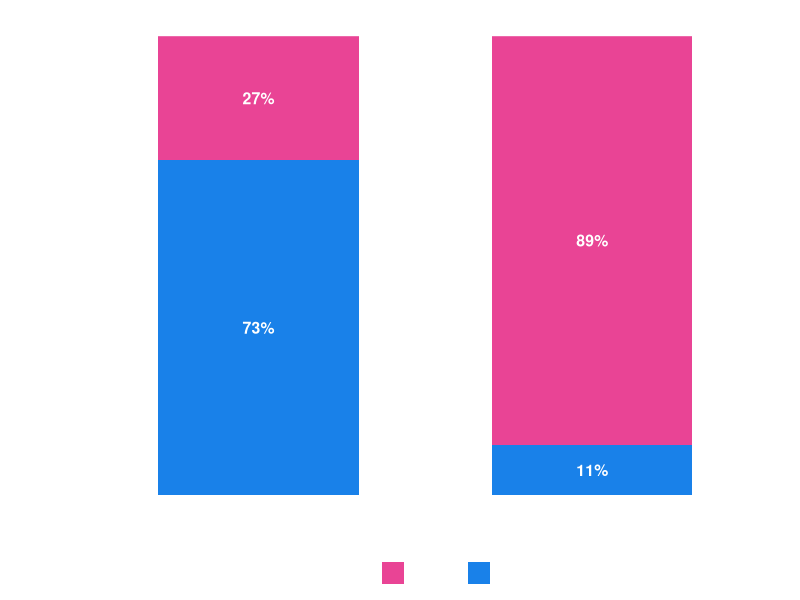
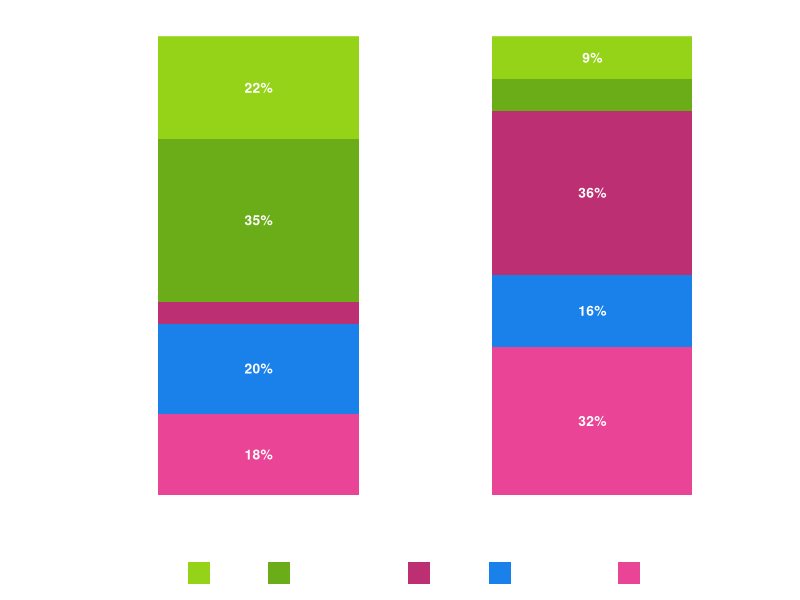
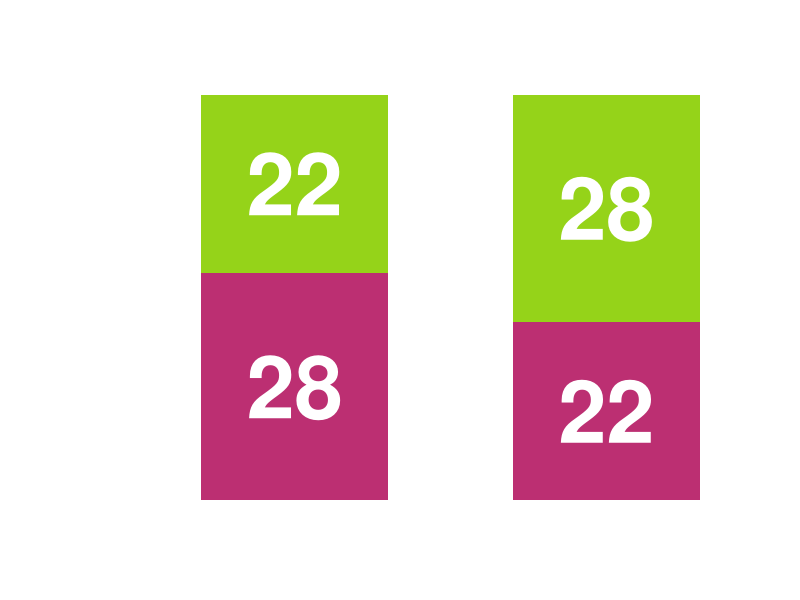
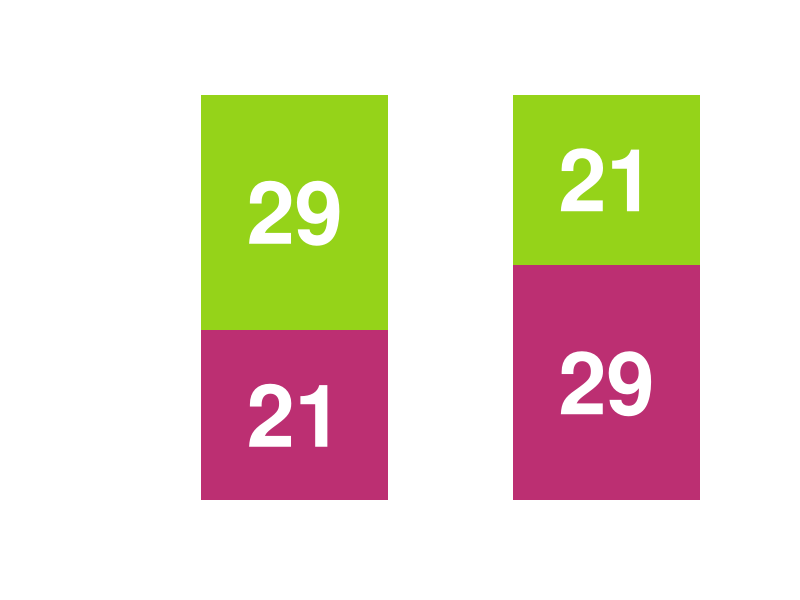
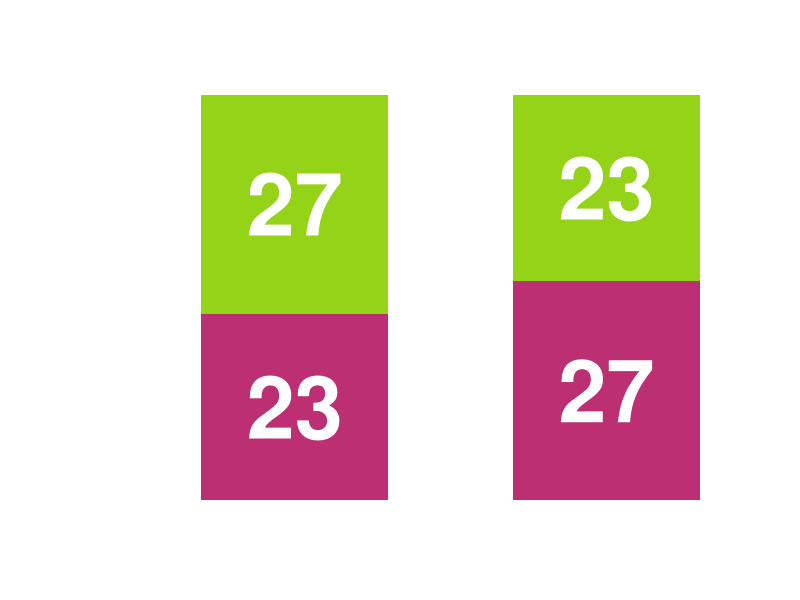
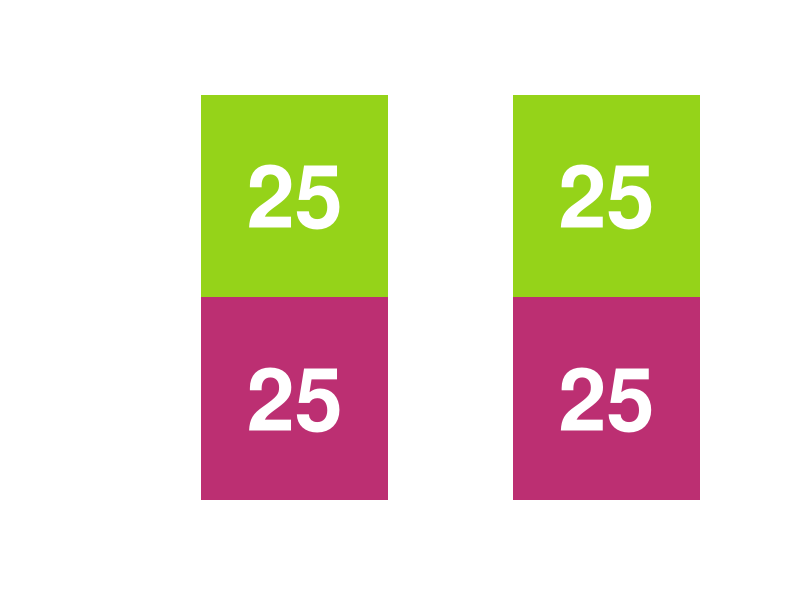
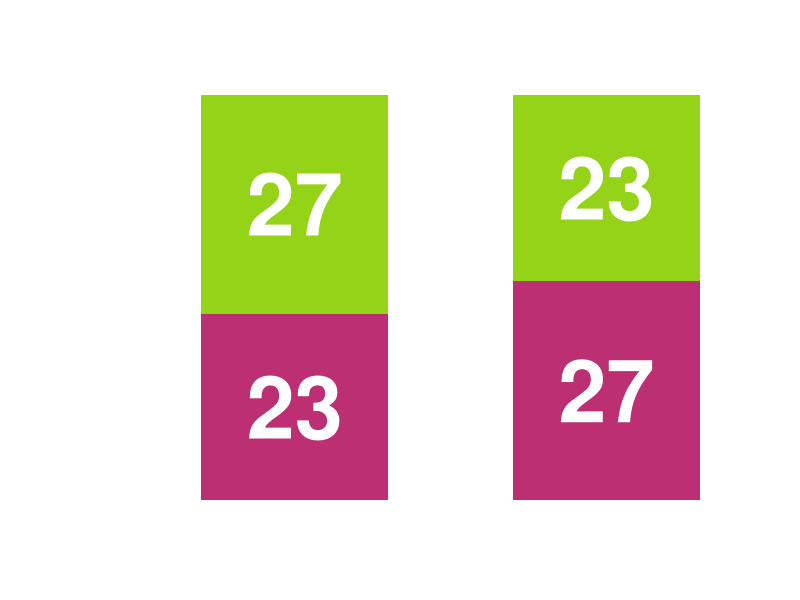
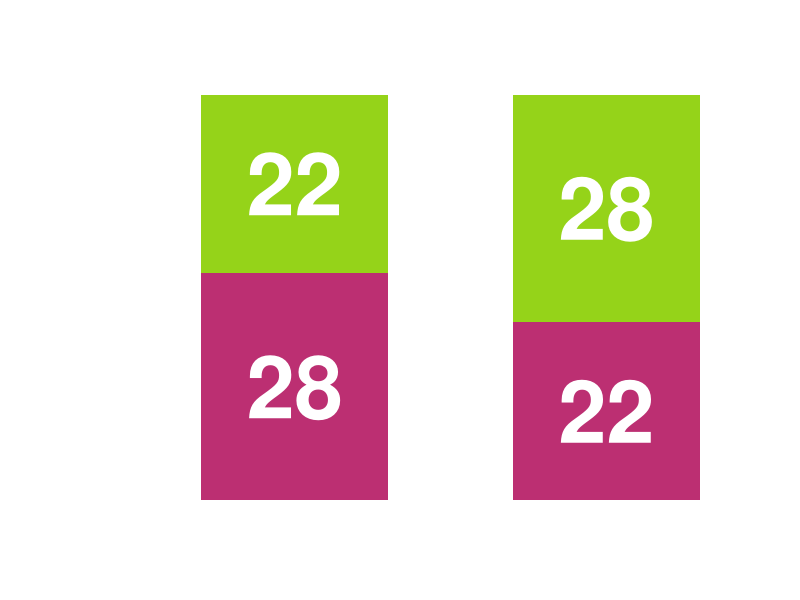

Source code (R) for these figures, in order:
## ---- chunk 1
#| include: false
#| eval: true
library(tidyverse)
set.seed(123)

# Detect output format and set colors for plots
is_pdf <- knitr::is_latex_output()
text_col <- if(is_pdf) "black" else "white"
bg_col <- if(is_pdf) "white" else "transparent"
line_col <- if(is_pdf) "black" else "white"
## ---- chunk 2
#| echo: false
#| eval: true
#| fig-width: 8
#| fig-height: 6

library(tidyverse)

# Create imbalanced groups to show the problem
set.seed(123)
imbalanced_data <- tibble(
  group = c(rep("Group 1", 100), rep("Group 2", 100)),
  # Treatment group has more men, higher income, more education
  gender = c(
    sample(c("Male", "Female"), 100, replace = TRUE, prob = c(0.73, 0.27)),  # Treatment: 70% male
    sample(c("Male", "Female"), 100, replace = TRUE, prob = c(0.1, 0.9))   # Control: 40% male
  )
)

# Create visualization showing the imbalance
gender_summary <- imbalanced_data %>% 
  count(group, gender) %>% 
  group_by(group) %>% 
  mutate(percentage = n / sum(n) * 100,
         label = paste0(round(percentage, 0), "%"))

gender_plot <- gender_summary %>% 
  ggplot(aes(x = group, y = percentage, fill = gender)) +
  geom_col(position = "stack", width = 0.6, alpha = 0.9) +
  geom_text(aes(label = label), 
            position = position_stack(vjust = 0.5), 
            color = "white", 
            size = 4, 
            fontface = "bold") +
  scale_fill_manual(values = c("Female" = "#e6308a", "Male" = "#0073e6")) +
  labs(title = "",
       x = "", y = "Percentage", fill = "Gender") +
  scale_y_continuous(limits = c(0, 100), expand = c(0, 0)) +
  theme_minimal() +
  theme(plot.title = element_text(size = 16, color = "white", hjust = 0.5, face = "bold"),
        axis.text.x = element_text(color = "white", size = 11, face = "bold"),
        axis.text.y = element_text(color = "white", size = 10),
        axis.title.y = element_text(color = "white", size = 11, face = "bold"),
        legend.text = element_text(color = "white", size = 10),
        legend.title = element_text(color = "white", size = 11, face = "bold"),
        legend.position = "bottom",
        panel.grid = element_blank(),
        plot.background = element_rect(fill = "transparent", color = NA),
        panel.background = element_rect(fill = "transparent", color = NA))

gender_plot
## ---- chunk 3
#| echo: false
#| eval: true
#| fig-width: 8
#| fig-height: 6

# Create major imbalance data
set.seed(456)
major_data <- tibble(
  group = c(rep("Group A", 500), rep("Group B", 500)),
  major = c(
    # Group A: More STEM and Business
    sample(c("Computer Science", "Biology", "Political Science", "Psychology", "English"), 
           500, replace = TRUE, prob = c(0.35, 0.25, 0.20, 0.15, 0.05)),
    # Group B: More Liberal Arts
    sample(c("Computer Science", "Biology", "Political Science", "Psychology", "English"), 
           500, replace = TRUE, prob = c(0.05, 0.10, 0.15, 0.30, 0.40))
  )
)

# Create visualization
major_summary <- major_data %>% 
  count(group, major) %>% 
  group_by(group) %>% 
  mutate(percentage = n / sum(n) * 100,
         label = paste0(round(percentage, 0), "%"))

major_plot <- major_summary %>% 
  ggplot(aes(x = group, y = percentage, fill = major)) +
  geom_col(position = "stack", width = 0.6, alpha = 0.9) +
  geom_text(aes(label = ifelse(percentage > 8, label, "")), 
            position = position_stack(vjust = 0.5), 
            color = "white", 
            size = 3.5, 
            fontface = "bold") +
  scale_fill_manual(values = c("Computer Science" = "#5ba300", 
                               "Biology" = "#89ce00", 
                               "Political Science" = "#0073e6", 
                               "Psychology" = "#e6308a", 
                               "English" = "#b51963")) +
  labs(title = "",
       x = "", y = "Percentage", fill = "Major") +
  scale_y_continuous(limits = c(0, 100), expand = c(0, 0)) +
  theme_minimal() +
  theme(plot.title = element_text(size = 16, color = "white", hjust = 0.5, face = "bold"),
        axis.text.x = element_text(color = "white", size = 11, face = "bold"),
        axis.text.y = element_text(color = "white", size = 10),
        axis.title.y = element_text(color = "white", size = 11, face = "bold"),
        legend.text = element_text(color = "white", size = 9),
        legend.title = element_text(color = "white", size = 11, face = "bold"),
        legend.position = "bottom",
        panel.grid = element_blank(),
        plot.background = element_rect(fill = "transparent", color = NA),
        panel.background = element_rect(fill = "transparent", color = NA))

major_plot
## ---- chunk 4
#| echo: false
#| eval: true
#| fig-width: 15
#| fig-height: 8
#| layout-ncol: 5
#| layout-nrow: 2

library(tidyverse)
library(patchwork)

# Set seed for reproducibility
set.seed(42)

# Function to simulate one random assignment
simulate_assignment <- function(trial_num) {
  # Start with 100 people (50 purple, 50 pink)
  population <- c(rep("Purple", 50), rep("Pink", 50))
  
  # Random assignment: randomly select exactly 50 people for Group 1
  # The remaining 50 automatically go to Group 2
  group1_indices <- sample(1:100, 50, replace = FALSE)
  group2_indices <- setdiff(1:100, group1_indices)
  
  group1 <- population[group1_indices]
  group2 <- population[group2_indices]
  
  # Count colors in each group
  group1_purple <- sum(group1 == "Purple")
  group1_pink <- sum(group1 == "Pink")
  group2_purple <- sum(group2 == "Purple")  
  group2_pink <- sum(group2 == "Pink")
  
  # Create summary
  tibble(
    trial = trial_num,
    group = c("Group 1", "Group 2"),
    purple = c(group1_purple, group2_purple),
    pink = c(group1_pink, group2_pink),
    total = c(length(group1), length(group2))
  )
}

# Run 10 trials
all_trials <- map_dfr(1:10, simulate_assignment)

# Create function to generate individual plot
create_trial_plot <- function(trial_num) {
  trial_data <- all_trials %>% filter(trial == trial_num)
  
  # Reshape for plotting
  plot_data <- trial_data %>%
    pivot_longer(cols = c(purple, pink), names_to = "color", values_to = "count") %>%
    mutate(color = case_when(
      color == "purple" ~ "Purple",
      color == "pink" ~ "Pink"
    ))
  
  plot_data %>%
    ggplot(aes(x = group, y = count, fill = color)) +
    geom_col(width = 0.6, alpha = 0.9) +
    geom_text(aes(label = count), 
              position = position_stack(vjust = 0.5),
              color = "white", size = 22, fontface = "bold") +
    scale_fill_manual(values = c("Purple" = "#b51963", "Pink" = "#89ce00")) +
    labs(title = paste("Trial", trial_num), x = "", y = "", fill = "") +
    scale_y_continuous(limits = c(0, 50), expand = c(0, 0)) +
    theme_minimal() +
    theme(
      plot.title = element_text(size = 60, color = "white", hjust = 0.5, face = "bold"),
      axis.text.x = element_text(color = "white", size = 49, face = "bold"),
      axis.text.y = element_text(color = "white", size = 48),
      legend.position = "none",
      panel.grid = element_blank(),
      plot.background = element_rect(fill = "transparent", color = NA),
      panel.background = element_rect(fill = "transparent", color = NA),
      plot.margin = margin(5, 5, 5, 5)
    )
}

# Generate all 10 plots individually using the layout options
create_trial_plot(1)
create_trial_plot(2)
create_trial_plot(3)
create_trial_plot(4)
create_trial_plot(5)
create_trial_plot(6)
create_trial_plot(7)
create_trial_plot(8)
create_trial_plot(9)
create_trial_plot(10)
## ---- chunk 5
#| echo: false
#| eval: true
#| fig-width: 4
#| fig-height: 3
#| layout-ncol: 3

# Create histograms showing convergence
set.seed(123)  # Different seed for convergence analysis
convergence_data <- tibble(
  n_trials = c(10, 100, 1000)
) %>%
  mutate(
    simulations = map(n_trials, ~ {
      map_dbl(1:.x, function(trial) {
        population <- c(rep("Purple", 50), rep("Pink", 50))
        group1_indices <- sample(1:100, 50, replace = FALSE)
        group1 <- population[group1_indices]
        sum(group1 == "Purple")  # Count purple in Group 1
      })
    })
  )

# Create function to generate individual convergence plot
create_convergence_plot <- function(trial_index) {
  titles <- c("10 Trials", "100 Trials", "1000 Trials")
  data_i <- tibble(purple_count = convergence_data$simulations[[trial_index]])
  
  data_i %>%
    ggplot(aes(x = purple_count)) +
    geom_histogram(bins = 50, fill = "#b51963") +
    geom_vline(xintercept = 25, color = "white", linetype = "dotted", linewidth = 1) +
    labs(title = titles[trial_index], 
         x = "Purple People in Group 1", 
         y = "Frequency") +
    scale_x_continuous(breaks = seq(10, 40, 5), limits = c(10, 40)) +
    theme_minimal() +
    theme(
      plot.title = element_text(size = 14, color = "white", hjust = 0.5, face = "bold"),
      axis.text = element_text(color = "white", size = 10),
      axis.title = element_text(color = "white", size = 11, face = "bold"),
      panel.grid = element_blank(),
      plot.background = element_rect(fill = "transparent", color = NA),
      panel.background = element_rect(fill = "transparent", color = NA)
    )
}

# Generate the three plots individually
create_convergence_plot(1)  # 10 Trials
create_convergence_plot(2)  # 100 Trials  
create_convergence_plot(3)  # 1000 Trials
## ---- chunk 6
#| echo: false
#| eval: true
#| fig-width: 12
#| fig-height: 4

library(tidyverse)

# Create visualization for cross-sectional data
set.seed(42)
cross_sectional_data <- tibble(
  time_point = rep(c("2020", "2021", "2022"), each = 8),
  person_id = c(paste0("A", 1:8), paste0("B", 1:8), paste0("C", 1:8)),
  x_pos = rep(c(1, 2, 3, 4, 1, 2, 3, 4), 3),
  y_pos = rep(c(1, 1, 1, 1, 2, 2, 2, 2), 3),
  time_numeric = rep(c(1, 2, 3), each = 8)
)

cross_plot <- cross_sectional_data %>%
  ggplot(aes(x = x_pos, y = y_pos, color = time_point)) +
  geom_point(size = 24, alpha = 0.8) +
  geom_text(aes(label = person_id), color = "white", size = 9, fontface = "bold") +
  facet_wrap(~time_point, ncol = 3, scales = "free") +
  scale_color_manual(values = c("2020" = "#e6308a", "2021" = "#0073e6", "2022" = "#5ba300")) +
  labs(title = "Cross-Sectional Design: Different People Each Year",
       subtitle = "Each survey uses a new random sample (notice different colors for each year)",
       x = "", y = "") +
  theme_minimal() +
  theme(
    plot.title = element_text(size = 16, color = "white", hjust = 0.5, face = "bold"),
    plot.subtitle = element_text(size = 12, color = "white", hjust = 0.5),
    strip.text = element_text(size = 14, color = "white", face = "bold"),
    axis.text = element_blank(),
    axis.ticks = element_blank(),
    panel.grid = element_blank(),
    plot.background = element_rect(fill = "transparent", color = NA),
    panel.background = element_rect(fill = "transparent", color = NA),
    strip.background = element_rect(fill = "gray30", color = NA),
    legend.position = "none"
  ) +
  scale_x_continuous(limits = c(0.5, 4.5)) +
  scale_y_continuous(limits = c(0.5, 2.5))

cross_plot
## ---- chunk 7
#| echo: false
#| eval: true
#| fig-width: 12
#| fig-height: 4

# Create visualization for longitudinal panel data
panel_data <- tibble(
  time_point = rep(c("2020", "2021", "2022"), each = 8),
  person_id = rep(paste0("Person ", 1:8), 3),
  x_pos = rep(c(1, 2, 3, 4, 1, 2, 3, 4), 3),
  y_pos = rep(c(1, 1, 1, 1, 2, 2, 2, 2), 3),
  time_numeric = rep(c(1, 2, 3), each = 8),
  person_number = rep(1:8, 3)
)

panel_plot <- panel_data %>%
  ggplot(aes(x = x_pos, y = y_pos)) +
  geom_point(size = 24, color = "#5ba300", alpha = 0.8) +
  geom_text(aes(label = person_number), color = "white", size = 12, fontface = "bold") +
  facet_wrap(~time_point, ncol = 3, scales = "free") +
  labs(title = "Longitudinal Panel Design: Same People Each Year",
       subtitle = "Each survey follows the exact same individuals over time",
       x = "", y = "") +
  theme_minimal() +
  theme(
    plot.title = element_text(size = 16, color = "white", hjust = 0.5, face = "bold"),
    plot.subtitle = element_text(size = 12, color = "white", hjust = 0.5),
    strip.text = element_text(size = 14, color = "white", face = "bold"),
    axis.text = element_blank(),
    axis.ticks = element_blank(),
    panel.grid = element_blank(),
    plot.background = element_rect(fill = "transparent", color = NA),
    panel.background = element_rect(fill = "transparent", color = NA),
    strip.background = element_rect(fill = "gray30", color = NA)
  ) +
  scale_x_continuous(limits = c(0.5, 4.5)) +
  scale_y_continuous(limits = c(0.5, 2.5))

panel_plot
## ---- chunk 8
#| echo: false
#| eval: true
# Recreate Graunt's type of analysis with simulated seasonal data
set.seed(123)
london_deaths <- tibble(
  parish = rep(paste("Parish", 1:20), each = 52),  # 20 parishes, 52 weeks
  week = rep(1:52, 20)
) %>%
  mutate(
    season = case_when(
      week %in% 1:13 ~ "Winter",
      week %in% 14:26 ~ "Spring", 
      week %in% 27:39 ~ "Summer",
      week %in% 40:52 ~ "Fall"
    ),
    # Create seasonal patterns: Winter lowest, Spring/Fall moderate, Summer highest
    seasonal_multiplier = case_when(
      season == "Winter" ~ 0.7,  # Lowest deaths
      season == "Spring" ~ 1.1,  # Moderate deaths
      season == "Summer" ~ 1.8,  # Highest deaths (plague season)
      season == "Fall" ~ 1.0     # Moderate deaths
    ),
    plague_deaths = rpois(n(), 3 * seasonal_multiplier),
    natural_deaths = rpois(n(), 8 * seasonal_multiplier),
    total_deaths = plague_deaths + natural_deaths
  )

# Graunt's key insight: seasonal patterns
seasonal_deaths <- london_deaths %>% 
  group_by(season) %>% 
  summarise(
    avg_plague_deaths = round(mean(plague_deaths), 1),
    avg_total_deaths = round(mean(total_deaths), 1),
    total_parishes = n_distinct(parish),
    .groups = "drop"
  ) %>%
  # Order seasons logically
  mutate(season = factor(season, levels = c("Winter", "Spring", "Summer", "Fall"))) %>%
  arrange(season)

seasonal_deaths
